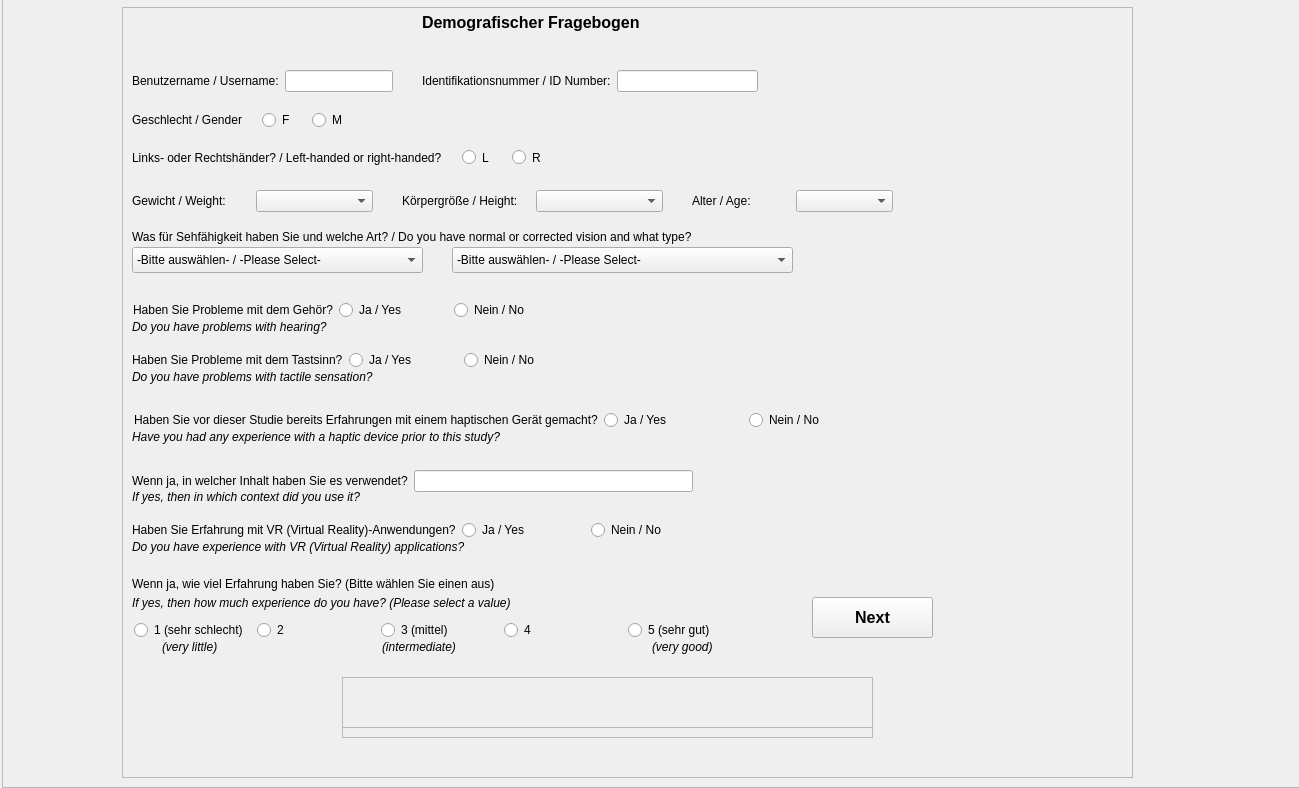
<?xml version="1.0" encoding="UTF-8"?>
<ui version="4.0">
 <class>MainWindow</class>
 <widget class="QMainWindow" name="MainWindow">
  <property name="geometry">
   <rect>
    <x>0</x>
    <y>0</y>
    <width>1299</width>
    <height>788</height>
   </rect>
  </property>
  <property name="windowTitle">
   <string>MainWindow</string>
  </property>
  <widget class="QWidget" name="centralwidget">
   <widget class="QFrame" name="frame_4">
    <property name="geometry">
     <rect>
      <x>2</x>
      <y>-3</y>
      <width>1301</width>
      <height>791</height>
     </rect>
    </property>
    <property name="frameShape">
     <enum>QFrame::StyledPanel</enum>
    </property>
    <property name="frameShadow">
     <enum>QFrame::Raised</enum>
    </property>
    <widget class="QFrame" name="frame">
     <property name="geometry">
      <rect>
       <x>120</x>
       <y>10</y>
       <width>1011</width>
       <height>771</height>
      </rect>
     </property>
     <property name="autoFillBackground">
      <bool>false</bool>
     </property>
     <property name="frameShape">
      <enum>QFrame::StyledPanel</enum>
     </property>
     <property name="frameShadow">
      <enum>QFrame::Raised</enum>
     </property>
     <widget class="QLabel" name="label_10">
      <property name="geometry">
       <rect>
        <x>10</x>
        <y>580</y>
        <width>459</width>
        <height>31</height>
       </rect>
      </property>
      <property name="font">
       <font>
        <italic>true</italic>
       </font>
      </property>
      <property name="text">
       <string>If yes, then how much experience do you have? (Please select a value)</string>
      </property>
     </widget>
     <widget class="QLabel" name="label_8">
      <property name="geometry">
       <rect>
        <x>10</x>
        <y>480</y>
        <width>271</width>
        <height>20</height>
       </rect>
      </property>
      <property name="font">
       <font>
        <italic>true</italic>
       </font>
      </property>
      <property name="text">
       <string>If yes, then in which context did you use it?</string>
      </property>
     </widget>
     <widget class="QLabel" name="label_9">
      <property name="geometry">
       <rect>
        <x>10</x>
        <y>530</y>
        <width>401</width>
        <height>20</height>
       </rect>
      </property>
      <property name="font">
       <font>
        <italic>true</italic>
       </font>
      </property>
      <property name="text">
       <string>Do you have experience with VR (Virtual Reality) applications?</string>
      </property>
     </widget>
     <widget class="QWidget" name="layoutWidget">
      <property name="geometry">
       <rect>
        <x>12</x>
        <y>610</y>
        <width>611</width>
        <height>26</height>
       </rect>
      </property>
      <layout class="QHBoxLayout" name="horizontalLayout_5">
       <item>
        <widget class="QRadioButton" name="radioButton_9">
         <property name="text">
          <string>1 (sehr schlecht)</string>
         </property>
        </widget>
       </item>
       <item>
        <widget class="QRadioButton" name="radioButton_10">
         <property name="text">
          <string>2</string>
         </property>
        </widget>
       </item>
       <item>
        <widget class="QRadioButton" name="radioButton_11">
         <property name="text">
          <string>3 (mittel)</string>
         </property>
        </widget>
       </item>
       <item>
        <widget class="QRadioButton" name="radioButton_12">
         <property name="text">
          <string>4</string>
         </property>
        </widget>
       </item>
       <item>
        <widget class="QRadioButton" name="radioButton_13">
         <property name="text">
          <string>5 (sehr gut)</string>
         </property>
        </widget>
       </item>
      </layout>
     </widget>
     <widget class="QWidget" name="layoutWidget_15">
      <property name="geometry">
       <rect>
        <x>10</x>
        <y>140</y>
        <width>311</width>
        <height>22</height>
       </rect>
      </property>
      <layout class="QVBoxLayout" name="verticalLayout_2"/>
     </widget>
     <widget class="QPushButton" name="NextButton">
      <property name="geometry">
       <rect>
        <x>690</x>
        <y>590</y>
        <width>121</width>
        <height>41</height>
       </rect>
      </property>
      <property name="font">
       <font>
        <pointsize>12</pointsize>
        <bold>true</bold>
       </font>
      </property>
      <property name="text">
       <string>Next</string>
      </property>
     </widget>
     <widget class="QLabel" name="label_11">
      <property name="geometry">
       <rect>
        <x>300</x>
        <y>0</y>
        <width>271</width>
        <height>31</height>
       </rect>
      </property>
      <property name="font">
       <font>
        <pointsize>12</pointsize>
        <bold>true</bold>
       </font>
      </property>
      <property name="text">
       <string>Demografischer Fragebogen</string>
      </property>
     </widget>
     <widget class="QLabel" name="label_13">
      <property name="geometry">
       <rect>
        <x>10</x>
        <y>220</y>
        <width>694</width>
        <height>20</height>
       </rect>
      </property>
      <property name="text">
       <string>Was für Sehfähigkeit haben Sie und welche Art? / Do you have normal or corrected vision and what type?</string>
      </property>
     </widget>
     <widget class="QComboBox" name="comboBox_4">
      <property name="geometry">
       <rect>
        <x>10</x>
        <y>240</y>
        <width>291</width>
        <height>26</height>
       </rect>
      </property>
      <item>
       <property name="text">
        <string>-Bitte auswählen- / -Please Select-</string>
       </property>
      </item>
      <item>
       <property name="text">
        <string>Normal</string>
       </property>
      </item>
      <item>
       <property name="text">
        <string>korrigierte Sehfähigkeit / corrected vision</string>
       </property>
      </item>
      <item>
       <property name="text">
        <string>unkorrigierte Sehfähigkeit / uncorrected vision</string>
       </property>
      </item>
      <item>
       <property name="text">
        <string>Sonstiges / Other</string>
       </property>
      </item>
     </widget>
     <widget class="QComboBox" name="comboBox_5">
      <property name="geometry">
       <rect>
        <x>330</x>
        <y>240</y>
        <width>341</width>
        <height>26</height>
       </rect>
      </property>
      <item>
       <property name="text">
        <string>-Bitte auswählen- / -Please Select-</string>
       </property>
      </item>
      <item>
       <property name="text">
        <string>Kurzsichtigkeit (Myopie) / nearsightedness (myopia)</string>
       </property>
      </item>
      <item>
       <property name="text">
        <string>Weitsichtigkeit (Hyperopie) / farsightedness (hyperopia)</string>
       </property>
      </item>
      <item>
       <property name="text">
        <string>Stabsichtigkeit (Astigmatismus) / astigmatism</string>
       </property>
      </item>
      <item>
       <property name="text">
        <string>perfektem Sehvermögen / perfect eyesight</string>
       </property>
      </item>
     </widget>
     <widget class="QLabel" name="label_16">
      <property name="geometry">
       <rect>
        <x>10</x>
        <y>420</y>
        <width>441</width>
        <height>20</height>
       </rect>
      </property>
      <property name="font">
       <font>
        <italic>true</italic>
       </font>
      </property>
      <property name="text">
       <string>Have you had any experience with a haptic device prior to this study?</string>
      </property>
     </widget>
     <widget class="QLabel" name="label_17">
      <property name="geometry">
       <rect>
        <x>10</x>
        <y>360</y>
        <width>291</width>
        <height>20</height>
       </rect>
      </property>
      <property name="font">
       <font>
        <italic>true</italic>
       </font>
      </property>
      <property name="text">
       <string>Do you have problems with tactile sensation?</string>
      </property>
     </widget>
     <widget class="QLabel" name="label_18">
      <property name="geometry">
       <rect>
        <x>10</x>
        <y>310</y>
        <width>241</width>
        <height>20</height>
       </rect>
      </property>
      <property name="font">
       <font>
        <italic>true</italic>
       </font>
      </property>
      <property name="text">
       <string>Do you have problems with hearing?</string>
      </property>
     </widget>
     <widget class="QLabel" name="label_21">
      <property name="geometry">
       <rect>
        <x>10</x>
        <y>560</y>
        <width>459</width>
        <height>33</height>
       </rect>
      </property>
      <property name="text">
       <string>Wenn ja, wie viel Erfahrung haben Sie? (Bitte wählen Sie einen aus)</string>
      </property>
     </widget>
     <widget class="QLabel" name="label_22">
      <property name="geometry">
       <rect>
        <x>40</x>
        <y>630</y>
        <width>71</width>
        <height>20</height>
       </rect>
      </property>
      <property name="font">
       <font>
        <italic>true</italic>
       </font>
      </property>
      <property name="text">
       <string>(very little)</string>
      </property>
     </widget>
     <widget class="QLabel" name="label_23">
      <property name="geometry">
       <rect>
        <x>260</x>
        <y>630</y>
        <width>91</width>
        <height>20</height>
       </rect>
      </property>
      <property name="font">
       <font>
        <italic>true</italic>
       </font>
      </property>
      <property name="text">
       <string>(intermediate)</string>
      </property>
     </widget>
     <widget class="QLabel" name="label_24">
      <property name="geometry">
       <rect>
        <x>530</x>
        <y>630</y>
        <width>71</width>
        <height>20</height>
       </rect>
      </property>
      <property name="font">
       <font>
        <italic>true</italic>
       </font>
      </property>
      <property name="text">
       <string>(very good)</string>
      </property>
     </widget>
     <widget class="QWidget" name="layoutWidget_16">
      <property name="geometry">
       <rect>
        <x>10</x>
        <y>60</y>
        <width>261</width>
        <height>28</height>
       </rect>
      </property>
      <layout class="QHBoxLayout" name="horizontalLayout">
       <item>
        <widget class="QLabel" name="label">
         <property name="text">
          <string>Benutzername / Username:</string>
         </property>
        </widget>
       </item>
       <item>
        <widget class="QLineEdit" name="lineEdit"/>
       </item>
      </layout>
     </widget>
     <widget class="QWidget" name="layoutWidget_17">
      <property name="geometry">
       <rect>
        <x>300</x>
        <y>60</y>
        <width>336</width>
        <height>28</height>
       </rect>
      </property>
      <layout class="QHBoxLayout" name="horizontalLayout_2">
       <item>
        <widget class="QLabel" name="label_2">
         <property name="text">
          <string>Identifikationsnummer / ID Number:</string>
         </property>
        </widget>
       </item>
       <item>
        <widget class="QLineEdit" name="lineEdit_2"/>
       </item>
      </layout>
     </widget>
     <widget class="QWidget" name="layoutWidget_18">
      <property name="geometry">
       <rect>
        <x>10</x>
        <y>100</y>
        <width>228</width>
        <height>28</height>
       </rect>
      </property>
      <layout class="QHBoxLayout" name="horizontalLayout_10">
       <item>
        <layout class="QHBoxLayout" name="horizontalLayout_9"/>
       </item>
      </layout>
     </widget>
     <widget class="QWidget" name="layoutWidget_19">
      <property name="geometry">
       <rect>
        <x>12</x>
        <y>400</y>
        <width>754</width>
        <height>26</height>
       </rect>
      </property>
      <layout class="QHBoxLayout" name="horizontalLayout_3">
       <item>
        <widget class="QLabel" name="label_7">
         <property name="text">
          <string>Haben Sie vor dieser Studie bereits Erfahrungen mit einem haptischen Gerät gemacht?</string>
         </property>
        </widget>
       </item>
       <item>
        <widget class="QRadioButton" name="radioButton_5">
         <property name="text">
          <string>Ja / Yes</string>
         </property>
        </widget>
       </item>
       <item>
        <widget class="QRadioButton" name="radioButton_6">
         <property name="text">
          <string>Nein / No</string>
         </property>
        </widget>
       </item>
      </layout>
     </widget>
     <widget class="QWidget" name="layoutWidget_20">
      <property name="geometry">
       <rect>
        <x>10</x>
        <y>340</y>
        <width>441</width>
        <height>26</height>
       </rect>
      </property>
      <layout class="QHBoxLayout" name="horizontalLayout_7">
       <item>
        <widget class="QLabel" name="label_15">
         <property name="text">
          <string>Haben Sie Probleme mit dem Tastsinn?</string>
         </property>
        </widget>
       </item>
       <item>
        <widget class="QRadioButton" name="radioButton_16">
         <property name="text">
          <string>Ja / Yes</string>
         </property>
        </widget>
       </item>
       <item>
        <widget class="QRadioButton" name="radioButton_17">
         <property name="text">
          <string>Nein / No</string>
         </property>
        </widget>
       </item>
      </layout>
     </widget>
     <widget class="QWidget" name="layoutWidget_21">
      <property name="geometry">
       <rect>
        <x>11</x>
        <y>290</y>
        <width>430</width>
        <height>26</height>
       </rect>
      </property>
      <layout class="QHBoxLayout" name="horizontalLayout_6">
       <item>
        <widget class="QLabel" name="label_14">
         <property name="text">
          <string>Haben Sie Probleme mit dem Gehör?</string>
         </property>
        </widget>
       </item>
       <item>
        <widget class="QRadioButton" name="radioButton_14">
         <property name="text">
          <string>Ja / Yes</string>
         </property>
        </widget>
       </item>
       <item>
        <widget class="QRadioButton" name="radioButton_15">
         <property name="text">
          <string>Nein / No</string>
         </property>
        </widget>
       </item>
      </layout>
     </widget>
     <widget class="QWidget" name="layoutWidget_22">
      <property name="geometry">
       <rect>
        <x>10</x>
        <y>460</y>
        <width>561</width>
        <height>28</height>
       </rect>
      </property>
      <layout class="QHBoxLayout" name="horizontalLayout_8">
       <item>
        <widget class="QLabel" name="label_19">
         <property name="text">
          <string>Wenn ja, in welcher Inhalt haben Sie es verwendet?</string>
         </property>
        </widget>
       </item>
       <item>
        <widget class="QLineEdit" name="lineEdit_5"/>
       </item>
      </layout>
     </widget>
     <widget class="QWidget" name="layoutWidget_23">
      <property name="geometry">
       <rect>
        <x>10</x>
        <y>510</y>
        <width>581</width>
        <height>26</height>
       </rect>
      </property>
      <layout class="QHBoxLayout" name="horizontalLayout_4">
       <item>
        <widget class="QLabel" name="label_20">
         <property name="text">
          <string>Haben Sie Erfahrung mit VR (Virtual Reality)-Anwendungen?</string>
         </property>
        </widget>
       </item>
       <item>
        <widget class="QRadioButton" name="radioButton_7">
         <property name="text">
          <string>Ja / Yes</string>
         </property>
        </widget>
       </item>
       <item>
        <widget class="QRadioButton" name="radioButton_8">
         <property name="text">
          <string>Nein / No</string>
         </property>
        </widget>
       </item>
      </layout>
     </widget>
     <widget class="QWidget" name="layoutWidget_24">
      <property name="geometry">
       <rect>
        <x>280</x>
        <y>180</y>
        <width>261</width>
        <height>28</height>
       </rect>
      </property>
      <layout class="QHBoxLayout" name="horizontalLayout_12">
       <property name="sizeConstraint">
        <enum>QLayout::SetNoConstraint</enum>
       </property>
       <item>
        <widget class="QLabel" name="label_5">
         <property name="text">
          <string>Körpergröße / Height:</string>
         </property>
        </widget>
       </item>
       <item>
        <widget class="QComboBox" name="comboBox_2"/>
       </item>
      </layout>
     </widget>
     <widget class="QWidget" name="layoutWidget_25">
      <property name="geometry">
       <rect>
        <x>570</x>
        <y>180</y>
        <width>201</width>
        <height>28</height>
       </rect>
      </property>
      <layout class="QHBoxLayout" name="horizontalLayout_26">
       <property name="sizeConstraint">
        <enum>QLayout::SetNoConstraint</enum>
       </property>
       <item>
        <widget class="QLabel" name="label_6">
         <property name="text">
          <string>Alter / Age:</string>
         </property>
        </widget>
       </item>
       <item>
        <widget class="QComboBox" name="comboBox_3"/>
       </item>
      </layout>
     </widget>
     <widget class="QWidget" name="layoutWidget_26">
      <property name="geometry">
       <rect>
        <x>10</x>
        <y>180</y>
        <width>241</width>
        <height>28</height>
       </rect>
      </property>
      <layout class="QHBoxLayout" name="horizontalLayout_11">
       <property name="sizeConstraint">
        <enum>QLayout::SetNoConstraint</enum>
       </property>
       <item>
        <widget class="QLabel" name="label_12">
         <property name="text">
          <string>Gewicht / Weight:</string>
         </property>
        </widget>
       </item>
       <item>
        <widget class="QComboBox" name="comboBox"/>
       </item>
      </layout>
     </widget>
     <widget class="QLabel" name="label_3">
      <property name="geometry">
       <rect>
        <x>10</x>
        <y>100</y>
        <width>110</width>
        <height>26</height>
       </rect>
      </property>
      <property name="text">
       <string>Geschlecht / Gender:</string>
      </property>
     </widget>
     <widget class="QRadioButton" name="radioButton">
      <property name="geometry">
       <rect>
        <x>140</x>
        <y>103</y>
        <width>51</width>
        <height>20</height>
       </rect>
      </property>
      <property name="text">
       <string>F</string>
      </property>
     </widget>
     <widget class="QRadioButton" name="radioButton_2">
      <property name="geometry">
       <rect>
        <x>190</x>
        <y>103</y>
        <width>51</width>
        <height>20</height>
       </rect>
      </property>
      <property name="text">
       <string>M</string>
      </property>
     </widget>
     <widget class="QRadioButton" name="radioButton_4">
      <property name="geometry">
       <rect>
        <x>390</x>
        <y>140</y>
        <width>71</width>
        <height>21</height>
       </rect>
      </property>
      <property name="text">
       <string>R</string>
      </property>
     </widget>
     <widget class="QRadioButton" name="radioButton_3">
      <property name="geometry">
       <rect>
        <x>340</x>
        <y>140</y>
        <width>31</width>
        <height>21</height>
       </rect>
      </property>
      <property name="text">
       <string>L</string>
      </property>
     </widget>
     <widget class="QLabel" name="label_4">
      <property name="geometry">
       <rect>
        <x>10</x>
        <y>140</y>
        <width>321</width>
        <height>21</height>
       </rect>
      </property>
      <property name="text">
       <string>Links- oder Rechtshänder? / Left-handed or right-handed?</string>
      </property>
     </widget>
     <widget class="QFrame" name="frame_2">
      <property name="geometry">
       <rect>
        <x>220</x>
        <y>670</y>
        <width>531</width>
        <height>61</height>
       </rect>
      </property>
      <property name="frameShape">
       <enum>QFrame::StyledPanel</enum>
      </property>
      <property name="frameShadow">
       <enum>QFrame::Raised</enum>
      </property>
      <widget class="QFrame" name="frame_3">
       <property name="geometry">
        <rect>
         <x>0</x>
         <y>50</y>
         <width>561</width>
         <height>71</height>
        </rect>
       </property>
       <property name="frameShape">
        <enum>QFrame::StyledPanel</enum>
       </property>
       <property name="frameShadow">
        <enum>QFrame::Raised</enum>
       </property>
      </widget>
     </widget>
     <zorder>layoutWidget_15</zorder>
     <zorder>layoutWidget_16</zorder>
     <zorder>layoutWidget_17</zorder>
     <zorder>layoutWidget_18</zorder>
     <zorder>layoutWidget_19</zorder>
     <zorder>layoutWidget_20</zorder>
     <zorder>layoutWidget_21</zorder>
     <zorder>layoutWidget_22</zorder>
     <zorder>layoutWidget_23</zorder>
     <zorder>layoutWidget_24</zorder>
     <zorder>layoutWidget_25</zorder>
     <zorder>layoutWidget_26</zorder>
     <zorder>label_10</zorder>
     <zorder>label_8</zorder>
     <zorder>label_9</zorder>
     <zorder>layoutWidget</zorder>
     <zorder>NextButton</zorder>
     <zorder>label_11</zorder>
     <zorder>label_13</zorder>
     <zorder>comboBox_4</zorder>
     <zorder>comboBox_5</zorder>
     <zorder>label_16</zorder>
     <zorder>label_17</zorder>
     <zorder>label_18</zorder>
     <zorder>label_21</zorder>
     <zorder>label_22</zorder>
     <zorder>label_23</zorder>
     <zorder>label_24</zorder>
     <zorder>label_3</zorder>
     <zorder>radioButton</zorder>
     <zorder>radioButton_2</zorder>
     <zorder>radioButton_4</zorder>
     <zorder>radioButton_3</zorder>
     <zorder>label_4</zorder>
     <zorder>frame_2</zorder>
    </widget>
   </widget>
  </widget>
  <action name="actionOpen">
   <property name="text">
    <string>Open</string>
   </property>
  </action>
  <action name="actionSave">
   <property name="text">
    <string>Save</string>
   </property>
  </action>
  <action name="actionExit">
   <property name="text">
    <string>Exit</string>
   </property>
  </action>
  <action name="actionExit_2">
   <property name="text">
    <string>Exit</string>
   </property>
  </action>
 </widget>
 <resources/>
 <connections/>
</ui>
